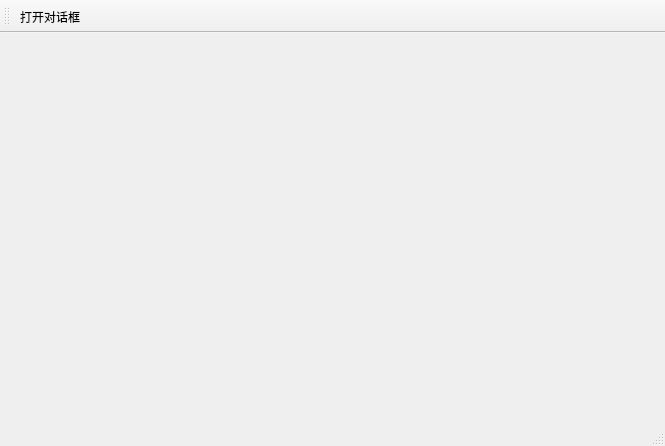
<?xml version="1.0" encoding="UTF-8"?>
<ui version="4.0">
 <class>MainWindow</class>
 <widget class="QMainWindow" name="MainWindow">
  <property name="geometry">
   <rect>
    <x>0</x>
    <y>0</y>
    <width>665</width>
    <height>446</height>
   </rect>
  </property>
  <property name="windowTitle">
   <string>MainWindow</string>
  </property>
  <widget class="QWidget" name="centralwidget"/>
  <widget class="QMenuBar" name="menubar">
   <property name="geometry">
    <rect>
     <x>0</x>
     <y>0</y>
     <width>665</width>
     <height>24</height>
    </rect>
   </property>
  </widget>
  <widget class="QStatusBar" name="statusbar"/>
  <widget class="QToolBar" name="toolBar">
   <property name="windowTitle">
    <string>toolBar</string>
   </property>
   <attribute name="toolBarArea">
    <enum>TopToolBarArea</enum>
   </attribute>
   <attribute name="toolBarBreak">
    <bool>false</bool>
   </attribute>
   <addaction name="actionopenDialog"/>
  </widget>
  <action name="actionopenDialog">
   <property name="text">
    <string>打开对话框</string>
   </property>
  </action>
 </widget>
 <resources/>
 <connections/>
</ui>
